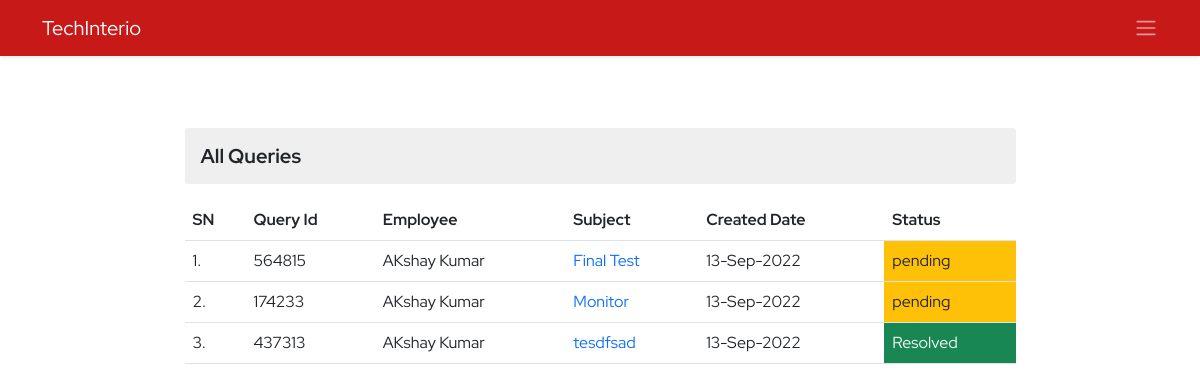
Before: /ems/all-queries (signed in) with the older database file.
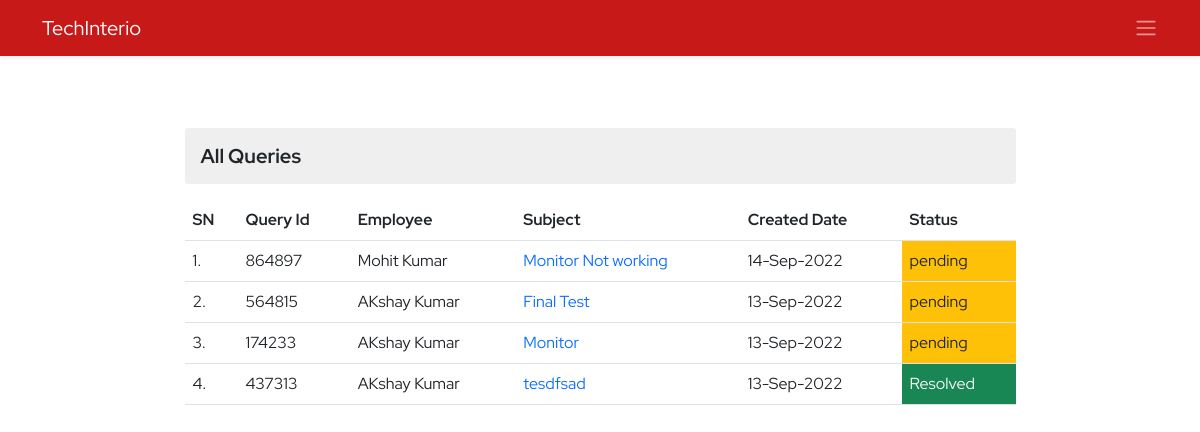
After: the same page with the newer database file.
### ems/models.py (models this page shows, shortened)
class DepartmentQuery(models.Model):
    query_id=models.IntegerField(unique=True)
    employee=models.ForeignKey(Employee, on_delete=models.CASCADE)
    department=models.ForeignKey(Department,on_delete=models.CASCADE)
    subject=models.CharField(max_length=100)
    description=models.TextField(max_length=400)
    created_at=models.DateTimeField(auto_now_add=True)
    updated_at=models.DateTimeField(auto_now=True)
    status=models.CharField(max_length=20)

class Employee(models.Model):
    empid=models.AutoField(primary_key=True)
    employeeid=models.IntegerField(unique=True, null=True, blank=True)
    user=models.OneToOneField(User,on_delete=models.CASCADE)
    name=models.CharField(max_length=50)
    father_name=models.CharField(max_length=50)
    avtar=models.ImageField(upload_to='employee_profile_images', blank=True , default='profile.jpg')
    document=models.FileField(upload_to='employee_documents',null=True,blank=True)
    dob=models.DateField()
    email=models.EmailField(max_length=100)
    mobile_no=models.IntegerField()
    emergency_mobile_no=models.IntegerField(null=True,blank=True)
    address=models.OneToOneField(Address, on_delete=models.CASCADE,blank=True, null=True,)
    designation=models.CharField(max_length=70,null=True, blank=True)
    role=models.ForeignKey(Role, on_delete=models.SET_NULL,blank=True, null=True,)
    department=models.ForeignKey(Department, on_delete=models.SET_NULL,blank=True, null=True,)
    joining_date=models.DateField(null=True, blank=True)
    status=models.CharField(max_length=15)
    def __str__(self):
        return self.name

### ems/views.py (the view, shortened to what this page needs)
# urls.py: path('all-queries',quriesManger,name='all-queries'),
@login_required()
def quriesManger(request):
    context={}
    try:
        if not request.user.is_superuser:
            profile_obj=Employee.objects.get(user=request.user)
            context['profile']=profile_obj
            if profile_obj.role.name == 'Manager':
                queries=DepartmentQuery.objects.all().order_by('-id')
                context['queries']=queries
                if request.method == 'POST':
                    query_id=request.POST['query-id']
                    status=request.POST['status']
                    query=DepartmentQuery.objects.get(query_id=query_id)
                    query.status=status
                    query.save()
                    messages.success(request,'Status Updated Successfully!')
                    return redirect('ems:all-queries')
            else:
                messages.warning(request,"You don't have Permission to access!")
                return redirect('ems:ems')
        else:
            queries=DepartmentQuery.objects.all().order_by('-id')
            context['queries']=queries
    except Exception as e:
        print('Manager Queryes Exception : ',e)
    return render(request,'ems/all_queries.html',context)

### ems/templates/ems/all_queries.html (shortened to what this page needs)
{% extends './base.html' %}
{% block body %}
<section class="py-5">
    <div class="container">
        <div class="row d-flex align-items-center justify-content-center ">
            <div class="col-9">
                <h3 class=" my-3 derpartment-title">All Queries</h3>
                <table class="table my-3">
                    <tr>
                        <th>SN</th>
                        <th>Query Id</th>
                        <th>Employee</th>
                        <th>Subject</th>
                        <th>Created Date</th>
                        <th>Status</th>
                    </tr>
                    {% for query in queries %}
                <tr>
                    <td>{{forloop.counter}}.</td>
                    <td>{{query.query_id}}</td>
                    <td>{{query.employee}}</td>
                    <td><a href="{% url 'ems:query-detail' query.query_id %}">{{query.subject}}</a></td>
                    <td>{{query.created_at | date:'d-M-Y'}}</td>
                    {% if query.status == 'pending' %}
                    <td class="text-dark bg-warning cursor-pointer" onclick="query('{{query.query_id}}')" data-bs-target="#querymodal"  data-bs-toggle="modal">{{query.status}}</td>
                    {% else %}
                    <td class="text-light bg-success cursor-pointer" onclick="query('{{query.query_id}}')" data-bs-target="#querymodal"  data-bs-toggle="modal">{{query.status}}</td>
                    {% endif %}
                </tr>
                    {% endfor %}
                </table>
            </div>
        </div>
    </div>
</section>
{% endblock body %}

Changed rows visible on the page:
added DepartmentQuery: query_id "864897", employee "Mohit Kumar", subject "Monitor Not working", created_at "14-Sep-2022", status "pending"
